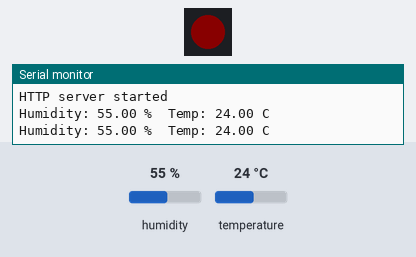
The sketch below on a simulated ESP32. Shown: 1 RGB LEDs in strip order, left to right, the last lines printed to the serial monitor. Inputs (shaded band) come from the test bench; at power-on: humidity 55 %, temperature 24 °C. Dim RGB values are drawn brighter than linear; WiFi joins after 1.5 s; servers stay silent unless stated.

Above: at 3.7 s.
3.8 s: humidity set to 52 %
5.7 s: humidity set to 49 %
At 7.7 s:
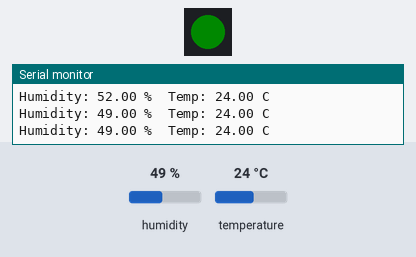
8.0 s: humidity set to 31 %
9.7 s: humidity set to 28 %
At 11.6 s:
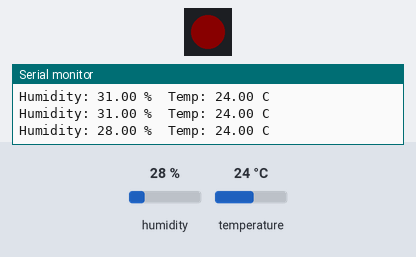
12.1 s: humidity set to 40 %
At 14.0 s:
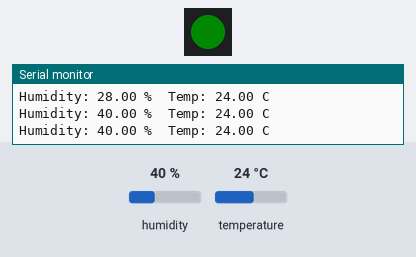
Timing chart, 0 to 15.1 s (numbered marks = the images above; inputs shaded):
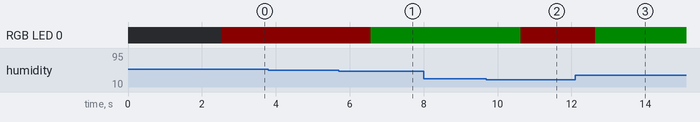

Measured:
- the behaviour switches between 51 and 50 % on humidity (found by bisection; images 0 and 1)
- the behaviour switches between 30 and 29 % on humidity (found by bisection; images 1 and 2)
- after the input at 5.7 s, RGB LED 0: RGB(10, 0, 0) → RGB(0, 10, 0) after 0.87 s
- after the input at 9.7 s, RGB LED 0: RGB(0, 10, 0) → RGB(10, 0, 0) after 0.92 s
- after the input at 12.1 s, RGB LED 0: RGB(10, 0, 0) → RGB(0, 10, 0) after 0.55 s

The sketch:

HUMIDIFIER_MODULE_PROJECT.ino
```cpp
#include <WiFi.h>
#include <WebServer.h>
#include <DHT.h>
#include <Adafruit_NeoPixel.h>

#define DHTPIN 7
#define DHTTYPE DHT11
#define LED_PIN 48
#define NUMPIXELS 1

DHT dht(DHTPIN, DHTTYPE);
Adafruit_NeoPixel pixels(NUMPIXELS, LED_PIN, NEO_GRB + NEO_KHZ800);

WebServer server(80);
const char* ssid = "DAF";
const char* password = "pikk1337";

float currentHumidity = 0.0;
float currentTemperature = 0.0;

void setup() {
  Serial.begin(115200);

  pixels.begin();
  pixels.setPixelColor(0, pixels.Color(0, 0, 0));
  pixels.setBrightness(10);
  pixels.show();

  dht.begin();
  delay(1000);

  WiFi.mode(WIFI_STA);
  WiFi.begin(ssid, password);
  Serial.print("Connecting to ");
  Serial.println(ssid);

  while (WiFi.status() != WL_CONNECTED) {
    delay(500);
    Serial.print(".");
  }

  Serial.println("");
  Serial.println("WiFi connected");
  Serial.print("ESP32 IP address: ");
  Serial.println(WiFi.localIP());

  // Route
  server.on("/data", HTTP_GET, handleData);

  server.begin();
  Serial.println("HTTP server started");
}

void loop() {
  server.handleClient();

  float h = dht.readHumidity();
  float t = dht.readTemperature();

  if (isnan(h) || isnan(t)) {
    Serial.println("Failed to read from DHT sensor");
  } else {
    currentHumidity = h;
    currentTemperature = t;

    Serial.print("Humidity: ");
    Serial.print(h);
    Serial.print(" %  Temp: ");
    Serial.print(t);
    Serial.println(" C");

    updateLED(h);
  }

  delay(1000);
}

void handleData() {
  // CORS headers for React dev server
  server.sendHeader("Access-Control-Allow-Origin", "*");
  server.sendHeader("Access-Control-Allow-Methods", "GET, OPTIONS");
  server.sendHeader("Access-Control-Allow-Headers", "Content-Type");

  // JSON output to server
  String json = "{\"humidity\":" + String(currentHumidity, 1) + ",\"temperature\":" + String(currentTemperature, 1) + "}";

  server.send(200, "application/json", json);
}

void updateLED(float h) {
  if (h >= 30 && h <= 50) {
    pixels.setPixelColor(0, pixels.Color(0, 255, 0));  // green
  } else {
    pixels.setPixelColor(0, pixels.Color(255, 0, 0));  // red
  }
  pixels.show();
}
```
